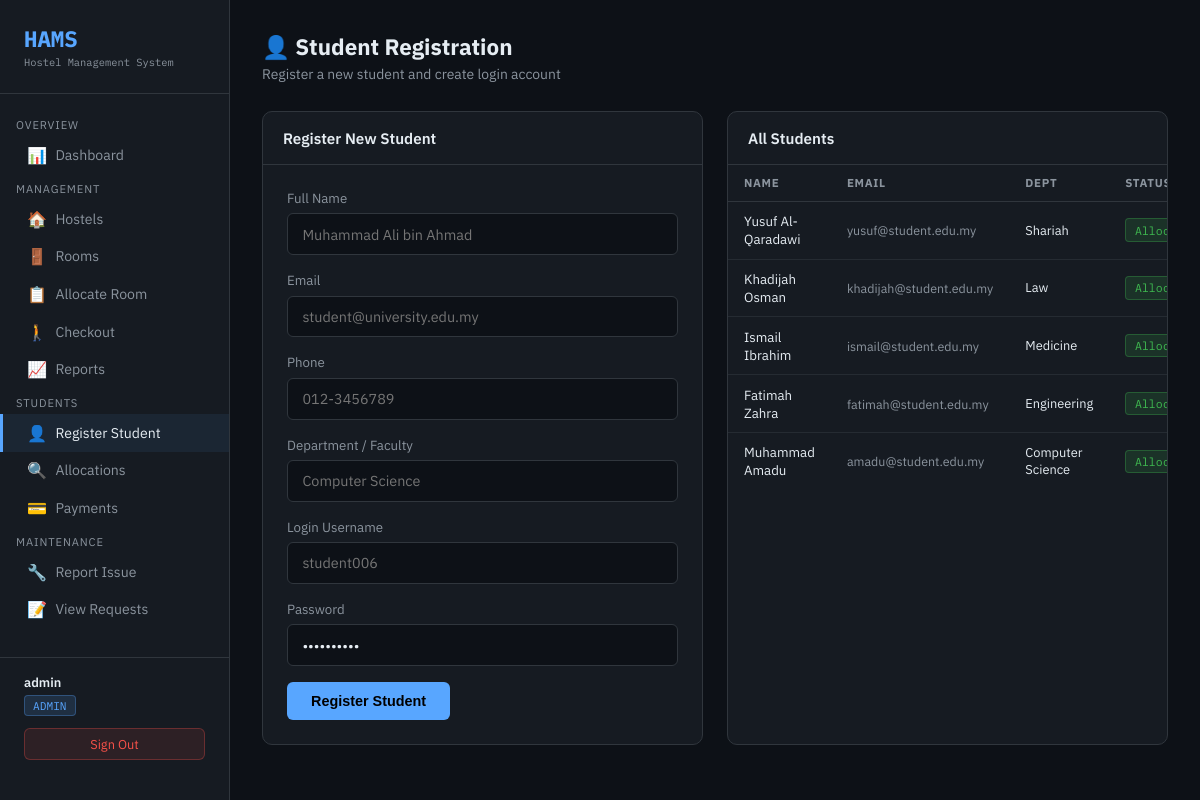
Page /student/register.php (signed in) on the committed database.
### tables this page shows
CREATE TABLE Student (
    student_id        INT AUTO_INCREMENT PRIMARY KEY,
    user_id           INT,
    full_name         VARCHAR(100) NOT NULL,
    email             VARCHAR(100) UNIQUE NOT NULL,
    phone             VARCHAR(20),
    department        VARCHAR(100),
    registration_date DATE DEFAULT (CURDATE()),
    FOREIGN KEY (user_id) REFERENCES UserAccount(user_id)
);

### student/register.php (the view, shortened to what this page needs)
<?php
$db  = getDB();
$students = $db->query(
    "SELECT S.*, U.username,
            CASE WHEN A.allocation_id IS NOT NULL THEN 'Allocated' ELSE 'Unallocated' END AS alloc_status
     FROM Student S
     JOIN UserAccount U ON S.user_id = U.user_id
     LEFT JOIN Allocation A ON S.student_id = A.student_id AND A.status='ACTIVE'
     ORDER BY S.registration_date DESC"
);
?>
<!DOCTYPE html>
<html lang="en">
<head>
</head>
<body>
<?php include '../assets/nav_inline.php'; ?>
<main class="main">
  <div class="page-header"><h1>👤 Student Registration</h1><p>Register a new student and create login account</p></div>
  <div class="content-grid">
    <div class="panel">
      <div class="panel-header"><h2>Register New Student</h2></div>
      <div style="padding:1.5rem">
        <form method="POST">
          <div class="form-group"><label>Full Name</label><input type="text" name="full_name" placeholder="Muhammad Ali bin Ahmad" required></div>
          <div class="form-group"><label>Email</label><input type="email" name="email" placeholder="student@university.edu.my" required></div>
          <div class="form-group"><label>Phone</label><input type="text" name="phone" placeholder="012-3456789"></div>
          <div class="form-group"><label>Department / Faculty</label><input type="text" name="department" placeholder="Computer Science"></div>
          <div class="form-group"><label>Login Username</label><input type="text" name="username" placeholder="student006" required></div>
          <div class="form-group"><label>Password</label><input type="password" name="password" value="student123" required></div>
          <button type="submit" class="btn">Register Student</button>
        </form>
      </div>
    </div>
    <div class="panel">
      <div class="panel-header"><h2>All Students</h2></div>
      <table>
        <thead><tr><th>Name</th><th>Email</th><th>Dept</th><th>Status</th></tr></thead>
        <tbody>
        <?php while($s=$students->fetch_assoc()): ?>
          <tr>
            <td><?= htmlspecialchars($s['full_name']) ?></td>
            <td style="font-size:.78rem;color:var(--muted)"><?= htmlspecialchars($s['email']) ?></td>
            <td style="font-size:.8rem"><?= htmlspecialchars($s['department']) ?></td>
            <td>
              <?php if($s['alloc_status']==='Allocated'): ?>
                <span class="badge badge-green">Allocated</span>
              <?php else: ?>
                <span class="badge badge-yellow">Unallocated</span>
              <?php endif; ?>
            </td>
          </tr>
        <?php endwhile; ?>
        </tbody>
      </table>
    </div>
  </div>
</main>
</body></html>

### assets/css/style_inline.php (style rules this page uses)
:root { --bg: #0d1117; --surface:#161b22; --border:#30363d; --accent: #58a6ff; --green:#3fb950; --yellow:#d29922; --red: #f85149; --purple:#bc8cff; --text:#e6edf3; --muted:#8b949e; }
* { box-sizing:border-box; margin:0; padding:0; }
body { background:var(--bg); color:var(--text); font-family:'IBM Plex Sans',sans-serif; display:flex; min-height:100vh; }
.main { margin-left:230px; padding:2rem; flex:1; width:calc(100% - 230px); }
.page-header { margin-bottom:1.75rem; }
.page-header h1 { font-size:1.4rem; font-weight:700; }
.page-header p { color:var(--muted); font-size:.87rem; margin-top:.25rem; }
.content-grid { display:grid; grid-template-columns:1fr 1fr; gap:1.5rem; }
.panel { background:var(--surface); border:1px solid var(--border); border-radius:10px; overflow:hidden; }
.panel-header { padding:1rem 1.25rem; border-bottom:1px solid var(--border); display:flex; justify-content:space-between; align-items:center; }
.panel-header h2 { font-size:.95rem; font-weight:600; }
table { width:100%; border-collapse:collapse; font-size:.83rem; }
th { padding:.65rem 1rem; text-align:left; color:var(--muted); font-size:.72rem; text-transform:uppercase; letter-spacing:.06em; border-bottom:1px solid var(--border); }
td { padding:.65rem 1rem; border-bottom:1px solid rgba(48,54,61,.6); }
tr:last-child td { border-bottom:none; }
.badge { display:inline-block; padding:.2rem .55rem; border-radius:4px; font-size:.72rem; font-family:'IBM Plex Mono',monospace; }
.badge-green { background:rgba(63,185,80,.15); color:var(--green); border:1px solid rgba(63,185,80,.3); }
.form-group { margin-bottom:1rem; }
.form-group label { display:block; font-size:.83rem; color:var(--muted); margin-bottom:.4rem; }
.form-group input, .form-group select, .form-group textarea { width:100%; background:var(--bg); border:1px solid var(--border); border-radius:6px; color:var(--text); padding:.65rem .9rem; font-size:.9rem; font-family:inherit; transition:border-color .2s; }
.btn { background:var(--accent); color:#000; border:none; border-radius:6px; padding:.7rem 1.5rem; font-size:.9rem; font-weight:600; cursor:pointer; transition:opacity .2s; }

### rows in the picture
student: full_name "Yusuf Al-Qaradawi", email "yusuf@student.edu.my", department "Shariah"
student: full_name "Khadijah Osman", email "khadijah@student.edu.my", department "Law"
student: full_name "Ismail Ibrahim", email "ismail@student.edu.my", department "Medicine"
student: full_name "Fatimah Zahra", email "fatimah@student.edu.my", department "Engineering"
student: full_name "Muhammad Amadu", email "amadu@student.edu.my", department "Computer Science"

### other values in the picture
$user "admin"
$role "ADMIN"
